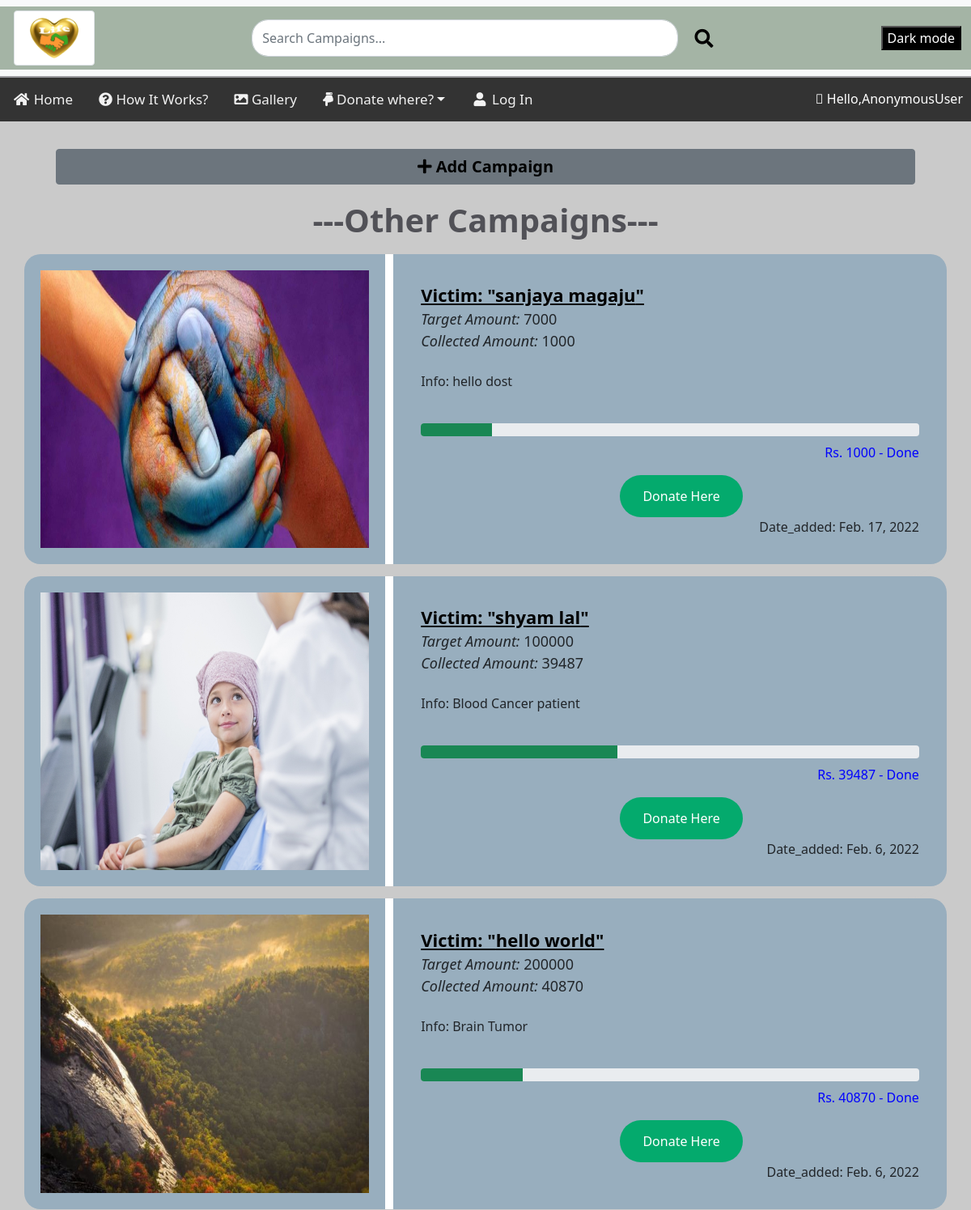
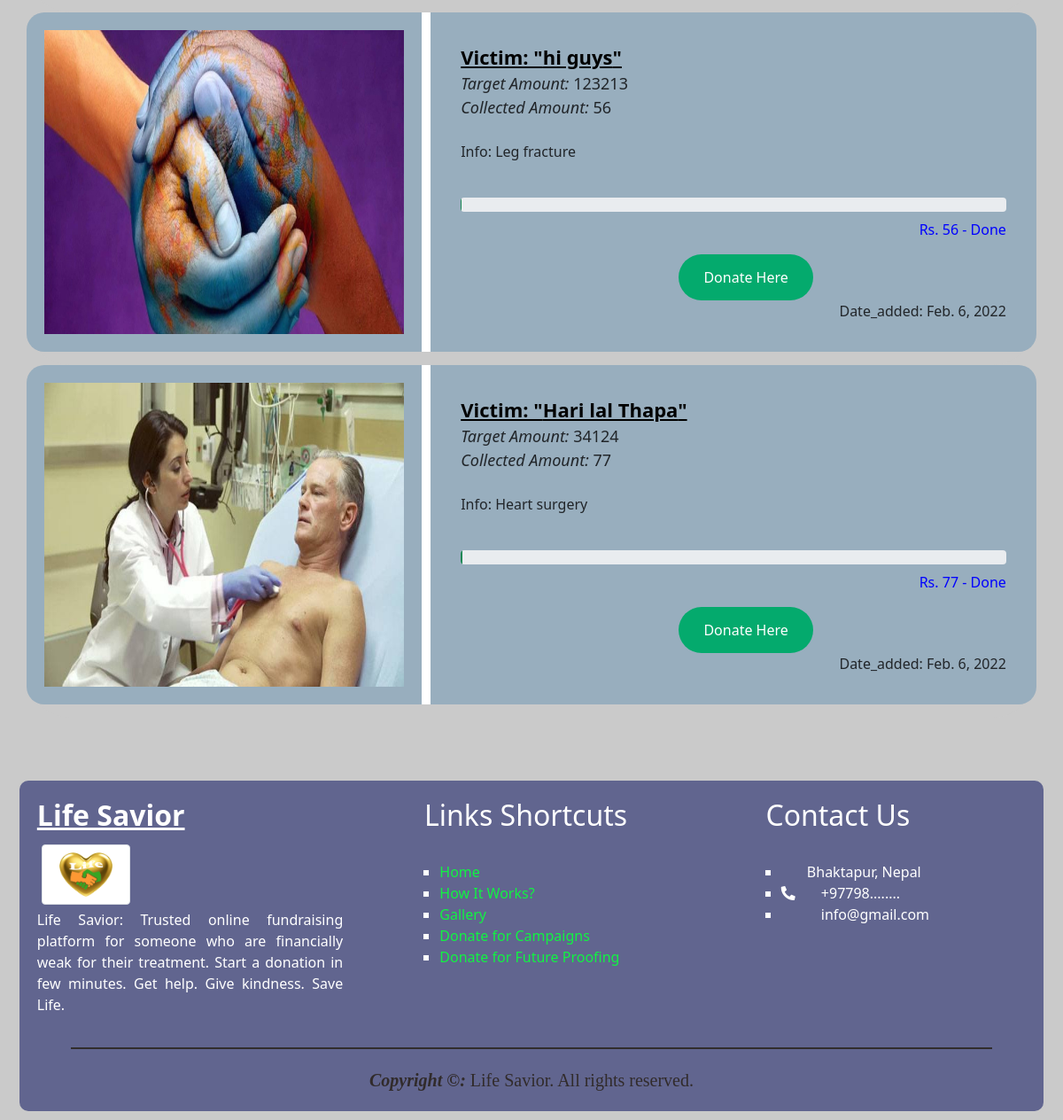
The app's page /othercampaign/, older data (2 pictures, top to bottom).
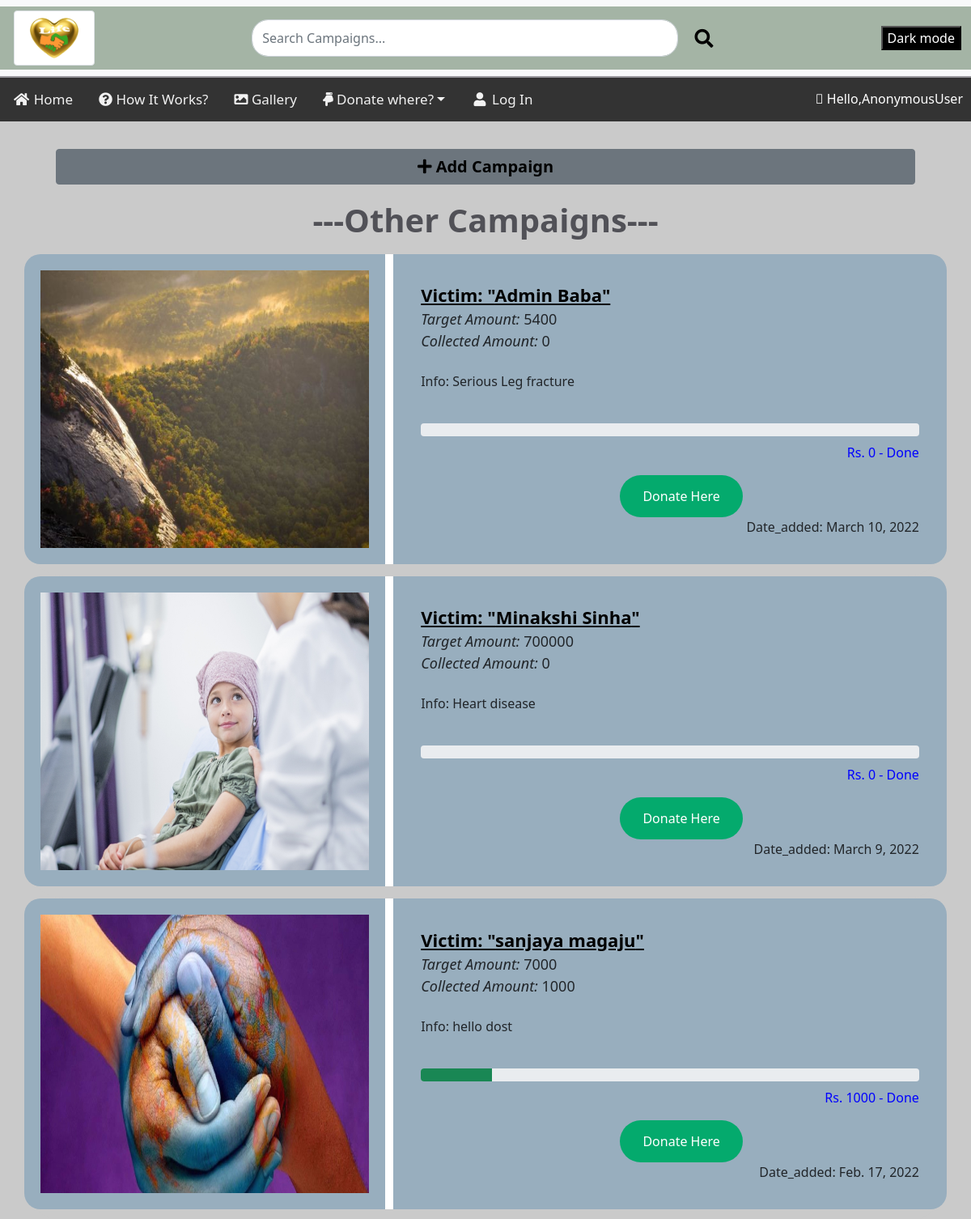
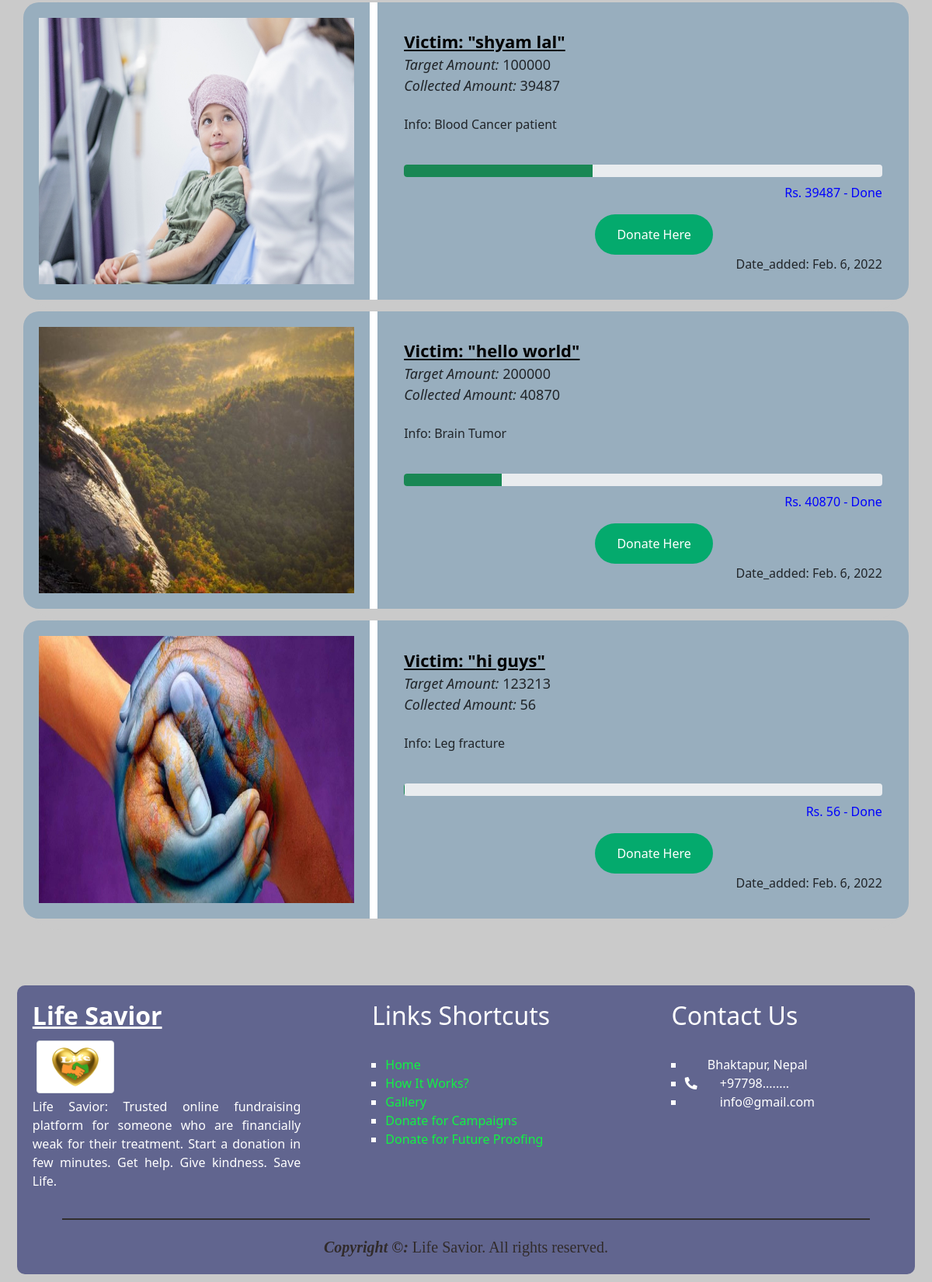
The same page, newer data (2 pictures, top to bottom).
### app/models.py (models this page shows, shortened)
class OtherCampaign(models.Model):
    manager = models.ForeignKey(User, on_delete=models.CASCADE, default=None)
    Name = models.CharField(max_length=30)
    Image = models.ImageField(upload_to='images/')
    Target = models.IntegerField()
    Collected = models.IntegerField()
    Info = models.CharField(max_length=300)
    Date_added = models.DateField(auto_now_add=True)
    class Meta:
        ordering = ['-id']

### app/views.py (the view)
# urls.py: path('othercampaign/', views.othercampaign, name="campaign"),
def othercampaign(request):
    context = {
        'other_campaigns' : OtherCampaign.objects.all(),
    }
    return render(request, 'othercampaign.html', context)

### templates/othercampaign.html (shortened to what this page needs)
{% extends 'navigation.html' %}
{% load static %}
{% block content %}
<link rel="stylesheet" type="text/CSS" href="{% static './CSS/campaign.css' %}">
<div class="add_camp_btn">
  <button type="button" class="btn btn-secondary" style="width: 90%; margin-left: 5%; margin-top: 2%;">
    <a href="{% url 'create' %}" class="add_camp"><b><i class="fas fa-plus"></i>&nbsp;Add Campaign</b></a>
  </button>
</div>
<div style="text-align:center">
  <h1 class="oth_camp"><b>---Other Campaigns---</b></h1>
</div>
{% for other_campaign in other_campaigns %}
<div class="container" style="background-color:#f1f1f1">
  <div class="row">
    <div class="column-33">
      <img src="{% if other_campaign.Image %}
      {{other_campaign.Image.url}}
      {% else %}
      {% static './Images/blank.jpg' %}
      {% endif %}" class="camp_img" alt="App">
    </div>
    <div class="column-66">
      <a href="{% url 'detail' other_campaign.id %}" class="victim"><b><u>Victim: "{{other_campaign.Name}}"</u></b></a>
      <div class="target"><i>Target Amount:</i> {{other_campaign.Target}}</div>
      <div class="target"><i>Collected Amount:</i> {{other_campaign.Collected}}</div>
      <br>
      <p>Info: {{other_campaign.Info}}</p>
      <br>
      <div class="progress">
        <div class="progress-bar bg-success" role="progressbar" aria-valuenow="75"
          aria-valuemin="0" aria-valuemax="100" style="width: 75%"></div>
      </div>
      <div class="progress_text">Rs. {{ other_campaign.Collected }} - Done</div>
      <br>
      <br>
      <a href="{% url 'khaltirequest' other_campaign.id %}"><button class="button donate_here">Donate Here</button></a>
      <br>
      <div style="float: right;">Date_added: {{other_campaign.Date_added}}</div>
    </div>
    <br>
  </div>
</div>
{% endfor %}
{% endblock content %}

### templates/navigation.html (shortened to what this page needs)
<!DOCTYPE html>
{% load static %}
<html lang="en">
<head>
    <link rel="stylesheet" type="text/CSS" href="{% static './CSS/style.css' %}">
    <link rel="stylesheet" href="https://pro.fontawesome.com/releases/v5.10.0/css/all.css"
 />
    <link href="https://cdn.jsdelivr.net/npm/bootstrap@5.1.3/dist/css/bootstrap.min.css" rel="stylesheet"
>
</head>
<body>
    <header>
        <div class="fixed-top ft">
            <nav class="navbar navbar-light bg-light">
                <div class="container-fluid">
                    <img src="{% static './Images/Heart.png' %}" class="img-thumbnail" alt="logo" height="100px"
                        width="100px">
                    <form class="d-flex" action="{% url 'search' %}" method="GET">
                        <input class="form-control me-2" type="search" placeholder="Search Campaigns..."
                            aria-label="Search" name="search_term" value="{{search_term}}">
                        <button class="btn btn-outline-success search-btn" type="submit"><i class="fas fa-search"></i></button>
                    </form>
                    <button onclick="myFunction()" class="dark-md">Dark mode</button>
                </div>
            </nav>
            <div class="topnav" id="myTopnav">
                <a class="nav-link {% if nav_bar == 'home' %} active {% endif %}" aria-current="page" href="{% url 'home' %}"><i
                        class="fa fa-fw fa-home"></i>&nbsp;Home</a>
                <a class="nav-link {% if nav_bar == 'howitworks' %} active {% endif %}" href="{% url 'howitworks' %}"><i class="fas fa-question-circle"></i>&nbsp;How It Works?</a>
                <a class="nav-link {% if nav_bar == 'gallery' %} active {% endif %}" href="{% url 'gallery' %}"><i class="fas fa-image"></i>&nbsp;Gallery</a>
                <a class="nav-link dropdown-toggle" id="navbarDarkDropdownMenuLink" role="button"
                    data-bs-toggle="dropdown" aria-expanded="false">
                    <i class="fas fa-hand-point-down"></i>&nbsp;Donate where?</a>
                {% if request.user.is_authenticated %}
                <a class="nav-link {% if nav_bar == 'login' %} active {% endif %}" href="{% url 'logout' %}"><i class="fa fa-fw fa-user"></i>&nbsp;Logout</a>
                {% else %}
                <a class="nav-link {% if nav_bar == 'logout' %} active {% endif %}" href="{% url 'login' %}"><i class="fa fa-fw fa-user"></i>&nbsp;Log In</a>
                {% endif %}
                <p class="hello-user"><i class="fal fa-hand-paper"></i>&nbsp;Hello,{{request.user}}</p>
            </div>
        </div>
    </header>
    {% block content %}
    {% endblock content %}
    <footer class="container-footer">
        <div class="row-footer">
            <div class="column-footer">
                <h2><b><u>Life Savior</u></b></h2>
                <img src="{% static './Images/Heart.png' %}" class="img-thumbnail" alt="logo" height="100px"
                    width="100px">
                <br>
                <p>Life Savior: Trusted online fundraising platform for someone who are financially weak for their
                    treatment. Start a donation in few minutes. Get help. Give kindness. Save Life.</p>
            </div>
            <div class="column-footer">
                <h2 style="padding-left: 15%;">Links Shortcuts</h2>
                <br>
                <ul class="footer-ul">
                    <li>
                        <a class="footer-link" href="{% url 'home' %}">Home</a>
                    </li>
                    <li>
                        <a class="footer-link" href="#">How It Works?</a>
                    </li>
                    <li>
                        <a class="footer-link" href="{% url 'gallery' %}">Gallery</a>
                    </li>
                    <li>
                        <a class="footer-link" href="{% url 'campaign' %}">Donate for Campaigns</a>
                    </li>
                    <li>
                        <a class="footer-link" href="#">Donate for Future Proofing</a>
                    </li>
                </ul>
            </div>
            <div class="column-footer">
                <h2 style="padding-left: 15%;">Contact Us</h2>
                <br>
                <ul class="footer-ul">
                    <li>
                        <div style="color: white;">&nbsp;&nbsp;&nbsp;&nbsp;&nbsp;&nbsp;
                            Bhaktapur, Nepal</div>
                    </li>
                    <li>
                        <div style="color: white;"><i class="fas fa-phone-alt"></i>&nbsp;&nbsp;&nbsp;&nbsp;&nbsp;&nbsp;
                            +97798........</div>
                    </li>
                    <li>
                        <div style="color: white;"><i
                                class="far fa-envelope-square"></i>&nbsp;&nbsp;&nbsp;&nbsp;&nbsp;&nbsp; info@gmail.com
                        </div>
                    </li>
                </ul>
            </div>
        </div>
        <div class="copyright"><b><i>Copyright &copy;:</i></b> Life Savior. All rights reserved.</div>
    </footer>
</body>
</html>

### static/CSS/style.css (style rules this page uses)
body { padding: 10px; }
Header { margin-bottom: 10%; }
.topnav { overflow: hidden; background-color: #333; }
.topnav a { float: left; display: block; color: #f2f2f2; text-align: center; padding: 14px 16px; text-decoration: none; font-size: 17px; }
.dark-md { background-color: black; color: white; }
.hello-user { margin: 0 10px; margin-top: 14px; float: right; color: white; }
.bg-light { border-bottom: rgb(154, 153, 158) 2px solid; width: auto; }
.container-fluid { background-color: rgb(164, 180, 165); width: 100%; }
.img-thumbnail { margin: 5px; position: relative; }
.d-flex { width: 50%; }
.d-flex .me-2 { border-radius: 20px; }
.search-btn { border: none !important; color: rgb(0, 0, 0) !important; font-size: 23px !important; margin-right: 1%; border-radius: 30px !important; }
.container-footer { width: auto; height: fit-content; margin-top: 6%; overflow: hidden; margin-left: 1%; margin-right: 1%; border-radius: 10px; background-color: rgb(97, 101, 143); }
.column-footer { float: left; width: 33.33%; height: 100%; padding: 20px; text-align: justify; color: white; }
.row-footer:after { content: ""; display: table; clear: both; }
.footer-ul { list-style: square; color: rgb(255, 255, 255); padding-left: 20%; }
.footer-link { text-decoration: none; color: rgb(17, 243, 66); }
.copyright { width: 90%; font-family: 'Times New Roman', Times, serif; font-size: 20px; text-align: center; margin-left: 5%; margin-bottom: 20px; padding-top: 20px; color: rgb(49, 43, 43); border-top: 2px solid rgb(49, 45, 45); }

### static/CSS/campaign.css (style rules this page uses)
.add_camp_btn { margin-top: 150px; }
.add_camp { text-decoration: none; color: rgb(0, 0, 0); font-size: 20px; }
.oth_camp { padding-top: 20px; padding-bottom: 10px; color: rgb(81, 81, 87); }
body { margin: 0; background-color: rgb(202, 202, 202); }
.container { border-bottom: 15px solid rgb(202, 202, 202); border-radius: 50px; }
.row { background-color: rgb(152, 174, 190); border-radius: 20px; }
.row:after { content: ""; display: table; clear: both }
.column-66 { width: 60%; padding: 3%; vertical-align: middle; }
.column-33 { float: left; width: 40%; padding: 20px; border-right: 10px solid rgb(255, 255, 255); }
.button { margin-left: 40%; border: none; padding: 14px 28px; border-radius: 40px; cursor: pointer; background-color: #04AA6D; }
.donate_here { text-decoration: none; color: white; font-size: 16px; }
.camp_img { display: block; height: 100%; max-width: 100%; }
.victim { font-size: 22px; text-decoration: none; color: rgb(0, 0, 0); }
.target { font-size: 18px; }
.progress_text { float: right; color: blue; padding-top: 8px; }

Row changes from the older to the newer data that the page shows:
removed OtherCampaign: Image (picture), Name "Hari lal Thapa", Target "34124", Collected "77", Info "Heart surgery", Date_added "Feb. 6, 2022"
added OtherCampaign: Image (picture), Name "Admin Baba", Target "5400", Collected "0", Info "Serious Leg fracture", Date_added "March 10, 2022"
added OtherCampaign: Image (picture), Name "Minakshi Sinha", Target "700000", Collected "0", Info "Heart disease", Date_added "March 9, 2022"
